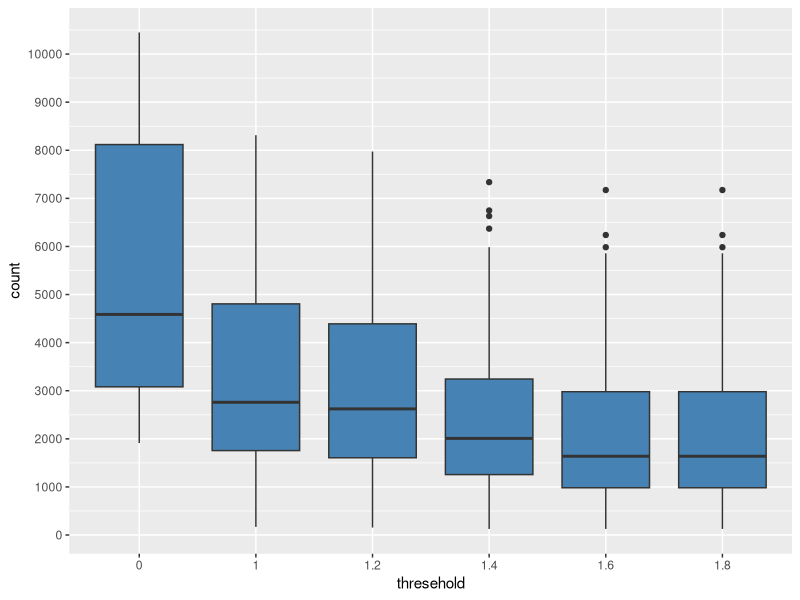
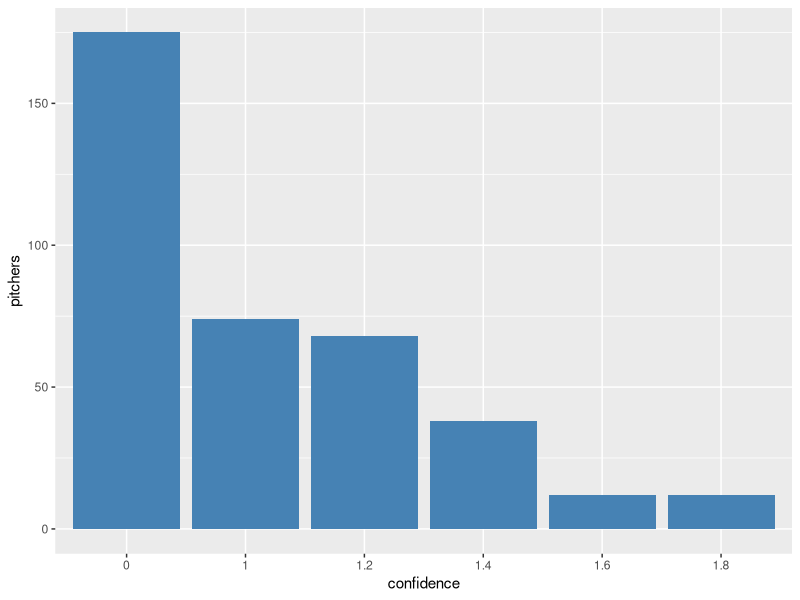
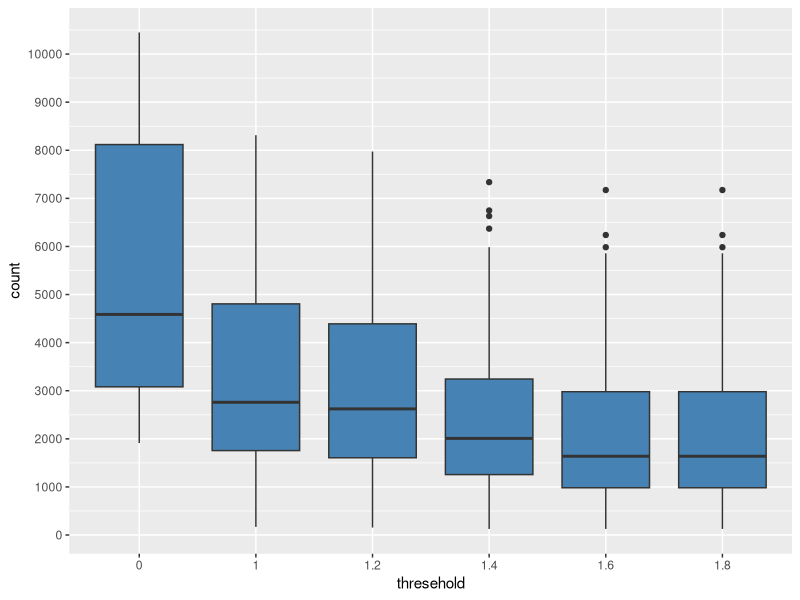
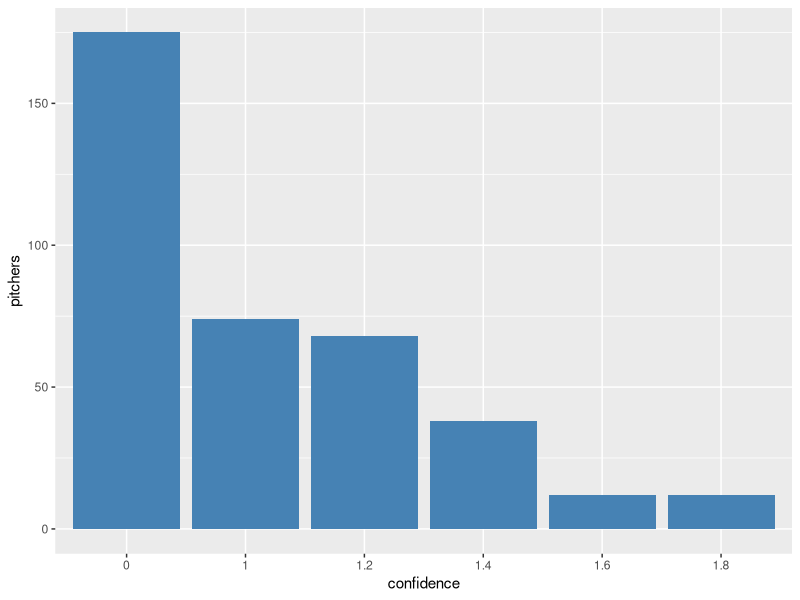

Source code (R) for these figures, in order:
library('ggplot2')

df <- read.csv('pitches_by_count.csv')

df$thresehold <- as.factor(df$thresehold)

ggplot(df, aes(x = thresehold, y = count)) +
    geom_boxplot(fill = 'steelblue') + 
    scale_y_continuous(breaks = seq(0,20000,1000))
ggsave('test.pdf')

df2 <- read.csv('pitchers_count.csv')

df2$confidence <- as.factor(df2$confidence)

ggplot(df2, aes(x = confidence, y = pitchers)) +
    geom_bar(stat = 'identity', fill = 'steelblue')
ggsave('pitchers_by_thresehold.pdf')
